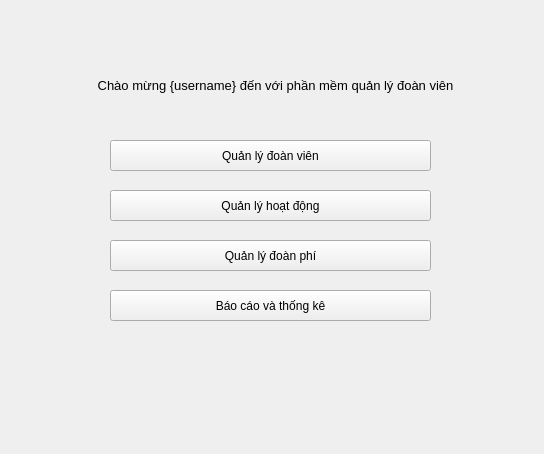
<?xml version="1.0" encoding="UTF-8"?>
<ui version="4.0">
 <class>Form</class>
 <widget class="QWidget" name="Form">
  <property name="geometry">
   <rect>
    <x>0</x>
    <y>0</y>
    <width>544</width>
    <height>454</height>
   </rect>
  </property>
  <property name="windowTitle">
   <string>Form</string>
  </property>
  <widget class="QLabel" name="labeWelcome">
   <property name="geometry">
    <rect>
     <x>40</x>
     <y>60</y>
     <width>471</width>
     <height>51</height>
    </rect>
   </property>
   <property name="font">
    <font>
     <pointsize>10</pointsize>
    </font>
   </property>
   <property name="text">
    <string>Chào mừng {username} đến với phần mềm quản lý đoàn viên</string>
   </property>
   <property name="alignment">
    <set>Qt::AlignCenter</set>
   </property>
  </widget>
  <widget class="QPushButton" name="btnQLDV">
   <property name="geometry">
    <rect>
     <x>110</x>
     <y>140</y>
     <width>321</width>
     <height>31</height>
    </rect>
   </property>
   <property name="text">
    <string>Quản lý đoàn viên</string>
   </property>
  </widget>
  <widget class="QPushButton" name="btnQLHD">
   <property name="geometry">
    <rect>
     <x>110</x>
     <y>190</y>
     <width>321</width>
     <height>31</height>
    </rect>
   </property>
   <property name="text">
    <string>Quản lý hoạt động</string>
   </property>
  </widget>
  <widget class="QPushButton" name="btnQLDP">
   <property name="geometry">
    <rect>
     <x>110</x>
     <y>240</y>
     <width>321</width>
     <height>31</height>
    </rect>
   </property>
   <property name="text">
    <string>Quản lý đoàn phí</string>
   </property>
  </widget>
  <widget class="QPushButton" name="btnBCTK">
   <property name="geometry">
    <rect>
     <x>110</x>
     <y>290</y>
     <width>321</width>
     <height>31</height>
    </rect>
   </property>
   <property name="text">
    <string>Báo cáo và thống kê</string>
   </property>
  </widget>
 </widget>
 <resources/>
 <connections/>
</ui>
